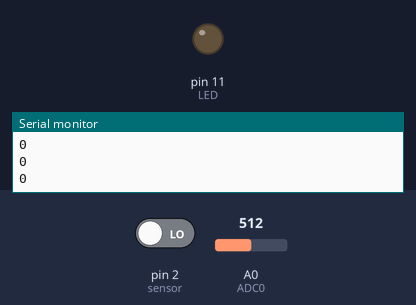
Bench run of a sketch on a simulated Arduino Uno, built with avr-gcc and run on an emulated ATmega328P. On the bench: output pins drawn as LEDs (lit = HIGH), the last lines printed to the serial monitor. The test bench sets the inputs (shaded band); at power-on: pin 2 (sensor) LOW, A0 (ADC0) = 512.

Above: at 1.8 s.
1.9 s: pin 2 (sensor) driven HIGH
3.5 s: A0 (ADC0) set to 306
At 4.5 s:
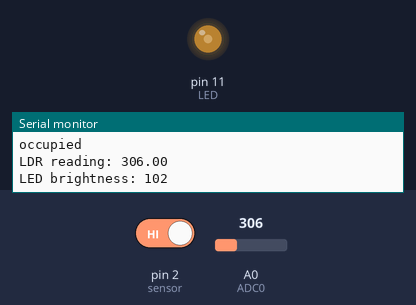
5.2 s: A0 (ADC0) set to 245
At 6.5 s:
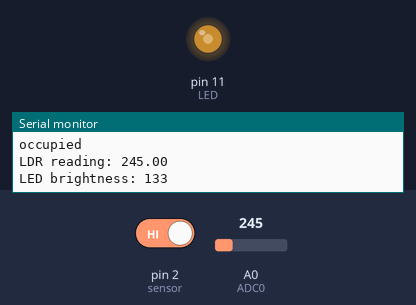
6.8 s: A0 (ADC0) set to 122
At 8.2 s:
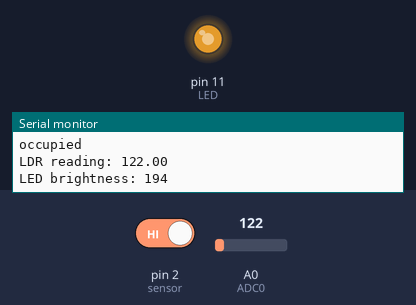
8.5 s: pin 2 (sensor) driven LOW
At 9.8 s:
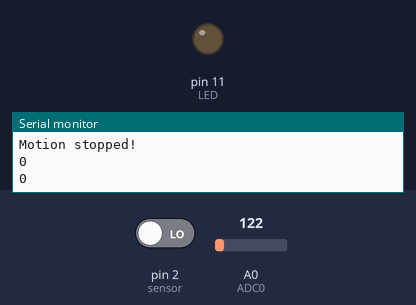
Timing chart, 0 to 11.5 s (numbered marks = the images above; inputs shaded):
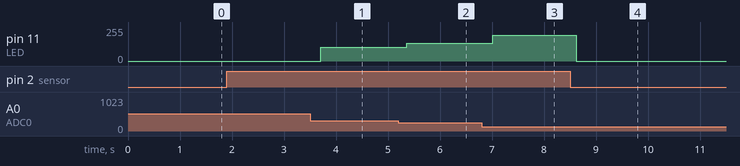

Measured:
- after the input at 3.5 s, pin 11 (LED): 0/255 → 102/255 after 0.21 s
- after the input at 5.2 s, pin 11 (LED): 102/255 → 133/255 after 0.16 s
- after the input at 6.8 s, pin 11 (LED): 133/255 → 194/255 after 0.22 s
- after the input at 8.5 s, pin 11 (LED): 194/255 → 0/255 after 0.12 s

The sketch:

final.ino
```cpp
  int LED = 11;                // the pin that the LED is atteched to
int sensor = 2;              // the pin that the sensor is atteched to
int state = LOW;             // by default, no motion detected
int val = 0;                 // variable to store the sensor status (value)
int ADC0 = 0; // set the 0 analog input port ADC port here
float light_value = 0; // here we will store the value detected by the LDR
int LED_brightness; // store the brightness value in this variable


void setup() {
  pinMode(LED, OUTPUT);      // initalize LED as an output
  pinMode(sensor, INPUT);    // initialize sensor as an input
  Serial.begin(9600);        // initialize serial
}

void loop(){
  val = digitalRead(sensor);   // read sensor value
  Serial.println(val);

  if (val == HIGH) { // check if the sensor is HIGH
     Serial.println("occupied");
    light_value = analogRead(ADC0); // get the value from LDR 0..550 +/-
      Serial.print("LDR reading: ");
      Serial.println(light_value); // print the LDR read value

      // the lower the light, the brighter the LED
      LED_brightness = (light_value / 2);
      if (LED_brightness > 255)LED_brightness = 255; // make sure the value is not more than 255
      LED_brightness = map(LED_brightness,0,255,255,0);


      //analogWrite(LED, LED_brightness); // set the brightness of the LED

      // DEBUG information printed to Serial port
      Serial.print("LED brightness: ");
      Serial.println(LED_brightness);

      delay(50); // delay for 50 ms before another loo1

    //digitalWrite(LED, HIGH);   // turn LED ON
     analogWrite(LED, LED_brightness); // set the brightness of the LED

    delay(500);                // delay 100 milliseconds

    if (state == LOW) {
      Serial.println("Motion detected!");
      state = HIGH;       // update variable state to HIGH


    }
  }
  else {
      digitalWrite(LED, LOW); // turn LED OFF
      delay(500);             // delay 200 milliseconds

      if (state == HIGH){
        Serial.println("Motion stopped!");
        state = LOW;       // update variable state to LOW
    }
  }


}
```
